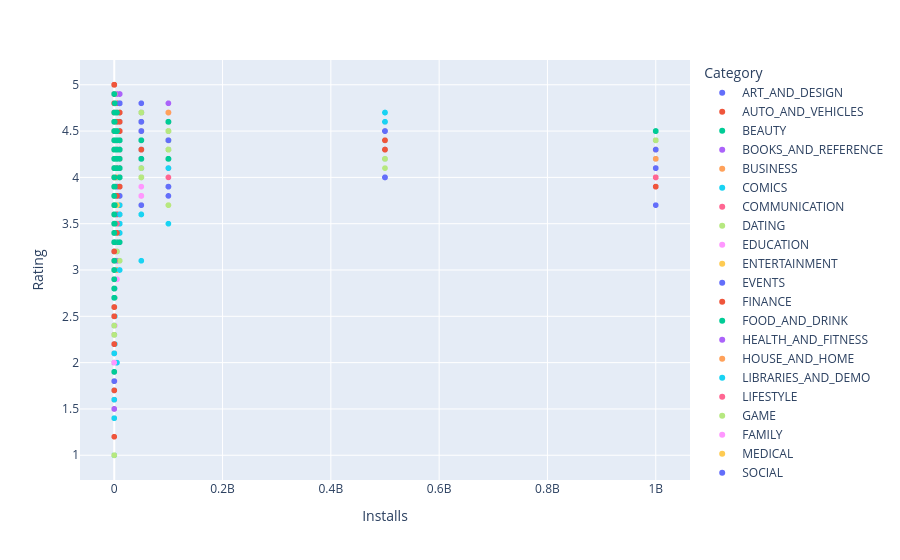

Here is the notebook cell this chart was saved with:
### Code cell
fig = px.scatter(
    apps,
    x="Installs",
    y="Rating",
    color="Category"
)

fig.show()

### Figure 1 — Plotly figure (JSON) as saved in the notebook; plotly's stock layout.template omitted (floating-point values rounded to 4 significant figures; data arrays with more than 128 entries replaced by an {"elided": "..."} marker saying what was removed)
{"data": [{"hovertemplate": "Category=ART_AND_DESIGN<br>Installs=%{x}<br>Rating=%{y}<extra></extra>", "legendgroup": "ART_AND_DESIGN", "marker": {"color": "#636efa", "symbol": "circle"}, "mode": "markers", "name": "ART_AND_DESIGN", "showlegend": true, "type": "scattergl", "x": [10000, 500000, 5000000, 50000000, 100000, 50000, 50000, 1000000, 1000000, 10000, 1000000, 1000000, 10000000, 100000, 100000, 5000, 500000, 10000, 5000000, 10000000, 100000, 100000, 500000, 50000, 10000, 500000, 100000, 10000, 100000, 100000, 50000, 100000, 100000, 10000, 100000, 500000, 5000000, 10000, 500000, 10000, 100000, 10000000, 100000, 10000, 10000000, 100000, 100000, 100000, 50000, 1000, 10000000, 100000, 5000, 10000, 1000, 100000, 5000, 1000, 5000, 50000, 10000, 100], "xaxis": "x", "y": [4.1, 3.9, 4.7, 4.5, 4.3, 4.4, 3.8, 4.1, 4.4, 4.7, 4.4, 4.4, 4.2, 4.6, 4.4, 3.2, 4.7, 4.5, 4.3, 4.6, 4.0, 4.1, 4.7, 4.7, 4.8, 4.7, 4.1, 3.9, 4.1, 4.2, 4.1, 4.5, 4.2, 4.7, 3.8, 4.7, 4.1, 4.7, 4.0, 4.2, 4.5, 4.4, 3.8, 4.2, 4.7, 4.6, 4.2, 4.3, 4.8, 4.4, 4.4, 4.7, 4.7, 4.8, 4.7, 3.4, 4.8, 4.0, 4.8, 4.2, 4.3, 5.0], "yaxis": "y"}, {"hovertemplate": "Category=AUTO_AND_VEHICLES<br>Installs=%{x}<br>Rating=%{y}<extra></extra>", "legendgroup": "AUTO_AND_VEHICLES", "marker": {"color": "#EF553B", "symbol": "circle"}, "mode": "markers", "name": "AUTO_AND_VEHICLES", "showlegend": true, "type": "scattergl", "x": [100000, 1000000, 100000, 1000000, 100000, 100000, 100000, 50000, 100000, 100000, 100000, 10000, 100000, 1000000, 100000, 100000, 10000, 50000, 5000000, 100000, 5000000, 5000000, 500000, 10000000, 100000, 500000, 50000, 100000, 1000000, 100000, 1000000, 50000, 1000000, 500000, 100000, 1000000, 1000000, 100000, 100000, 1000000, 100000, 100000, 1000000, 1000000, 1000000, 1000000, 500000, 500000, 100000, 1000, 50000, 10000, 100000, 1000, 1000, 500, 100000, 500, 10000, 100, 10000, 1000, 1000, 500, 10000000, 100, 5000, 1000, 100, 1000, 5000, 1000, 10000], "xaxis": "x", "y": [4.2, 4.0, 3.8, 4.6, 3.9, 4.3, 4.9, 4.4, 4.2, 4.0, 3.9, 4.6, 4.9, 4.3, 4.6, 4.9, 3.9, 4.0, 4.3, 3.9, 4.2, 4.8, 3.6, 4.2, 4.8, 4.8, 4.6, 4.5, 4.3, 4.5, 4.9, 3.9, 4.4, 4.0, 4.3, 3.7, 4.4, 4.3, 3.2, 4.6, 4.6, 4.5, 3.7, 4.6, 4.6, 4.6, 4.0, 4.4, 4.0, 4.9, 4.6, 4.5, 4.0, 4.4, 4.3, 4.8, 4.5, 4.8, 4.2, 3.5, 4.2, 4.0, 2.6, 4.2, 4.4, 4.0, 3.5, 3.2, 3.0, 3.1, 2.1, 3.9, 4.6], "yaxis": "y"}, {"hovertemplate": "Category=BEAUTY<br>Installs=%{x}<br>Rating=%{y}<extra></extra>", "legendgroup": "BEAUTY", "marker": {"color": "#00cc96", "symbol": "circle"}, "mode": "markers", "name": "BEAUTY", "showlegend": true, "type": "scattergl", "x": [500000, 1000000, 100000, 500000, 1000000, 500000, 100000, 1000000, 50000, 1000000, 10000, 1000000, 100000, 10000, 50000, 10000, 10000, 10000, 10000000, 500000, 1000000, 50000, 10000, 1000000, 500000, 500000, 10000, 5000, 100000, 5000, 100000, 10000, 1000000, 50000, 10000, 10000, 1000, 100, 5000000, 100, 5000, 100000], "xaxis": "x", "y": [4.7, 4.9, 4.7, 3.9, 3.9, 4.2, 4.6, 4.3, 4.7, 4.7, 4.8, 4.2, 4.3, 4.5, 4.1, 4.2, 4.5, 4.4, 4.0, 4.1, 4.1, 4.4, 4.6, 4.5, 3.9, 4.4, 4.6, 3.8, 4.0, 4.3, 4.5, 4.1, 3.7, 4.7, 4.2, 3.1, 4.0, 4.0, 4.5, 4.0, 4.7, 3.9], "yaxis": "y"}, {"hovertemplate": "Category=BOOKS_AND_REFERENCE<br>Installs=%{x}<br>Rating=%{y}<extra></extra>", "legendgroup": "BOOKS_AND_REFERENCE", "marker": {"color": "#ab63fa", "symbol": "circle"}, "mode": "markers", "name": "BOOKS_AND_REFERENCE", "showlegend": true, "type": "scattergl", "x": {"elided": "177 int values"}, "xaxis": "x", "y": {"elided": "177 float values"}, "yaxis": "y"}, {"hovertemplate": "Category=BUSINESS<br>Installs=%{x}<br>Rating=%{y}<extra></extra>", "legendgroup": "BUSINESS", "marker": {"color": "#FFA15A", "symbol": "circle"}, "mode": "markers", "name": "BUSINESS", "showlegend": true, "type": "scattergl", "x": {"elided": "270 int values"}, "xaxis": "x", "y": {"elided": "270 float values"}, "yaxis": "y"}, {"hovertemplate": "Category=COMICS<br>Installs=%{x}<br>Rating=%{y}<extra></extra>", "legendgroup": "COMICS", "marker": {"color": "#19d3f3", "symbol": "circle"}, "mode": "markers", "name": "COMICS", "showlegend": true, "type": "scattergl", "x": [10000000, 500000, 1000000, 500000, 50000, 50000, 50000, 1000000, 10000, 10000, 10000, 10000, 10000, 100000, 5000000, 100000, 1000000, 100000, 1000000, 1000000, 1000000, 1000000, 100000, 5000000, 100000, 10000, 10000, 5000, 500000, 1000000, 5000, 1000, 5000000, 10000, 50000, 1000000, 100000, 100000, 10000000, 50000, 100, 5000, 50000, 500000, 100000, 5000, 1000000, 1000000, 100000, 100000, 10000, 500000, 10000, 100000, 1000000, 5000000, 5000, 10000], "xaxis": "x", "y": [4.5, 4.6, 4.7, 4.7, 4.8, 3.9, 4.1, 4.4, 4.6, 4.5, 4.7, 4.4, 4.5, 3.9, 3.2, 3.2, 4.1, 4.5, 4.2, 4.2, 3.7, 4.5, 4.6, 4.5, 4.7, 4.4, 3.5, 3.3, 4.5, 4.4, 4.2, 5.0, 4.4, 4.7, 4.4, 4.4, 4.6, 4.4, 4.5, 3.7, 2.8, 3.3, 4.1, 3.3, 3.9, 4.0, 4.8, 3.0, 3.2, 3.5, 4.4, 3.8, 4.3, 3.8, 4.2, 4.1, 5.0, 3.4], "yaxis": "y"}, {"hovertemplate": "Category=COMMUNICATION<br>Installs=%{x}<br>Rating=%{y}<extra></extra>", "legendgroup": "COMMUNICATION", "marker": {"color": "#FF6692", "symbol": "circle"}, "mode": "markers", "name": "COMMUNICATION", "showlegend": true, "type": "scattergl", "x": {"elided": "307 int values"}, "xaxis": "x", "y": {"elided": "307 float values"}, "yaxis": "y"}, {"hovertemplate": "Category=DATING<br>Installs=%{x}<br>Rating=%{y}<extra></extra>", "legendgroup": "DATING", "marker": {"color": "#B6E880", "symbol": "circle"}, "mode": "markers", "name": "DATING", "showlegend": true, "type": "scattergl", "x": {"elided": "159 int values"}, "xaxis": "x", "y": {"elided": "159 float values"}, "yaxis": "y"}, {"hovertemplate": "Category=EDUCATION<br>Installs=%{x}<br>Rating=%{y}<extra></extra>", "legendgroup": "EDUCATION", "marker": {"color": "#FF97FF", "symbol": "circle"}, "mode": "markers", "name": "EDUCATION", "showlegend": true, "type": "scattergl", "x": {"elided": "129 int values"}, "xaxis": "x", "y": {"elided": "129 float values"}, "yaxis": "y"}, {"hovertemplate": "Category=ENTERTAINMENT<br>Installs=%{x}<br>Rating=%{y}<extra></extra>", "legendgroup": "ENTERTAINMENT", "marker": {"color": "#FECB52", "symbol": "circle"}, "mode": "markers", "name": "ENTERTAINMENT", "showlegend": true, "type": "scattergl", "x": [100000000, 1000000, 1000000, 10000000, 50000000, 10000000, 5000000, 5000000, 10000000, 5000000, 1000000000, 100000000, 5000000, 1000000, 5000000, 5000000, 1000000, 1000000, 10000000, 100000000, 5000000, 10000000, 1000000, 10000000, 50000000, 5000000, 10000000, 1000000, 10000000, 1000000, 10000000, 50000000, 1000000, 100000000, 50000000, 1000000, 5000000, 50000000, 100000000, 1000000, 100000, 1000000, 1000000, 10000000, 100000, 100000, 1000000, 100000000, 500000, 100000, 100000, 1000000, 1000000, 10000000, 1000000, 10000000, 10000000, 10000000, 50000, 1000000, 10000000, 1000000, 5000000, 1000000, 5000000, 1000000, 10000000, 10000000, 1000000, 1000000, 1000000, 1000000, 1000000, 100000000, 10000000, 10000000, 10000000, 500000, 5000000, 10000000, 500000, 1000000, 1000000, 1000000, 10000000, 1000000, 10000000, 10000000, 1000000, 100000000, 10000000, 1000000, 10000000, 10000000, 1000000, 100000, 1000000, 10000, 100000, 100000, 5000000, 100000, 100000, 1000000, 1000000, 1000000, 1000000, 10000000, 100000, 10000000, 10000000], "xaxis": "x", "y": [4.4, 4.0, 4.2, 4.3, 4.5, 3.5, 4.2, 3.1, 4.6, 4.2, 4.3, 4.3, 4.1, 3.8, 3.4, 4.3, 4.4, 4.4, 4.0, 3.7, 3.9, 4.5, 4.4, 4.3, 4.2, 4.2, 4.5, 4.7, 4.5, 4.5, 3.4, 4.2, 4.3, 4.2, 4.6, 4.1, 4.2, 4.2, 4.3, 4.4, 3.9, 4.1, 4.3, 4.6, 3.6, 4.3, 4.3, 4.2, 4.1, 4.1, 4.2, 3.9, 4.2, 3.7, 4.5, 3.7, 3.8, 4.3, 3.0, 4.1, 4.2, 4.1, 3.9, 4.0, 4.4, 4.2, 4.0, 3.9, 4.0, 4.2, 4.0, 4.3, 3.9, 4.4, 4.3, 3.7, 4.0, 4.5, 4.1, 4.5, 3.6, 3.8, 4.0, 3.7, 3.8, 3.7, 4.1, 3.7, 3.9, 4.4, 3.9, 3.9, 4.3, 4.1, 4.0, 3.9, 4.2, 4.3, 4.6, 4.3, 4.6, 4.5, 4.6, 3.9, 4.2, 4.4, 4.2, 4.3, 4.6, 4.3, 4.5], "yaxis": "y"}, {"hovertemplate": "Category=EVENTS<br>Installs=%{x}<br>Rating=%{y}<extra></extra>", "legendgroup": "EVENTS", "marker": {"color": "#636efa", "symbol": "circle"}, "mode": "markers", "name": "EVENTS", "showlegend": true, "type": "scattergl", "x": [100000, 5000000, 500000, 50000, 5000000, 1000000, 10000, 1000000, 100000, 1000000, 100000, 100000, 100000, 50000, 1000, 1000000, 10000, 500, 50000, 100000, 100000, 500, 100000, 100, 100000, 100000, 1000, 100000, 100, 50000, 100000, 1000, 500, 1000, 10000, 1000, 500, 5000, 100, 5000, 1000, 100, 500, 10, 500], "xaxis": "x", "y": [4.0, 4.0, 4.5, 4.5, 4.0, 4.0, 4.2, 4.4, 4.6, 4.6, 4.1, 4.6, 4.4, 4.6, 4.9, 4.5, 4.6, 4.7, 4.3, 4.2, 4.3, 5.0, 4.4, 5.0, 4.5, 4.5, 4.8, 4.4, 5.0, 3.7, 4.1, 4.8, 4.6, 4.8, 4.7, 4.0, 2.9, 4.1, 4.4, 3.8, 4.3, 5.0, 5.0, 5.0, 4.8], "yaxis": "y"}, {"hovertemplate": "Category=FINANCE<br>Installs=%{x}<br>Rating=%{y}<extra></extra>", "legendgroup": "FINANCE", "marker": {"color": "#EF553B", "symbol": "circle"}, "mode": "markers", "name": "FINANCE", "showlegend": true, "type": "scattergl", "x": {"elided": "317 int values"}, "xaxis": "x", "y": {"elided": "317 float values"}, "yaxis": "y"}, {"hovertemplate": "Category=FOOD_AND_DRINK<br>Installs=%{x}<br>Rating=%{y}<extra></extra>", "legendgroup": "FOOD_AND_DRINK", "marker": {"color": "#00cc96", "symbol": "circle"}, "mode": "markers", "name": "FOOD_AND_DRINK", "showlegend": true, "type": "scattergl", "x": [10000000, 10000000, 1000000, 100000, 1000000, 10000000, 1000000, 500000, 10000000, 500000, 50000, 1000000, 1000000, 1000000, 500000, 5000000, 1000000, 5000000, 1000000, 10000000, 100000, 10000000, 5000000, 5000000, 1000000, 10000000, 5000000, 1000000, 1000000, 1000000, 1000000, 100000, 100000, 1000000, 50000, 500000, 500000, 100000, 1000000, 1000000, 100000, 100000, 5000000, 500000, 100000, 1000000, 10000, 50000, 5000000, 10000, 50000, 1000000, 1000000, 10000000, 1000000, 1000000, 1000000, 5000000, 10000000, 10000000, 50000, 100000, 1000000, 1000000, 100000, 10000000, 100000, 1000000, 5000000, 10000000, 1000000, 5000000, 5000000, 10000000, 10000000, 5000000, 10000, 10000, 50000, 10000, 1000, 100, 100000, 500, 1000000, 50, 5000, 1000, 100000, 10000, 100000, 100000, 100, 1000000, 10000000, 500000, 100000, 1000000, 1000000, 1000000, 1000000, 100000, 10000000, 100000, 100000, 10000], "xaxis": "x", "y": [3.6, 4.1, 4.6, 4.7, 4.7, 4.7, 4.7, 4.1, 3.4, 3.8, 3.7, 4.2, 3.1, 3.5, 4.7, 4.5, 4.2, 4.3, 4.0, 4.5, 4.6, 4.7, 4.1, 4.3, 3.8, 4.4, 4.3, 4.2, 4.3, 3.8, 4.3, 3.7, 4.5, 3.6, 4.8, 3.3, 4.7, 4.6, 4.6, 3.4, 4.6, 4.0, 4.1, 4.5, 4.4, 4.5, 4.0, 4.1, 4.5, 4.6, 4.1, 4.5, 4.6, 4.5, 4.3, 3.6, 4.4, 4.6, 4.1, 4.3, 3.9, 4.1, 4.3, 4.7, 4.6, 4.4, 4.2, 4.5, 4.3, 4.2, 4.5, 4.5, 4.3, 4.0, 4.3, 4.3, 2.9, 1.8, 4.4, 3.7, 1.7, 5.0, 4.5, 4.5, 4.7, 5.0, 4.8, 3.7, 3.8, 3.3, 3.6, 4.1, 4.6, 4.3, 3.6, 4.5, 3.1, 3.4, 4.2, 3.8, 4.2, 4.2, 4.5, 4.4, 4.0, 4.6], "yaxis": "y"}, {"hovertemplate": "Category=HEALTH_AND_FITNESS<br>Installs=%{x}<br>Rating=%{y}<extra></extra>", "legendgroup": "HEALTH_AND_FITNESS", "marker": {"color": "#ab63fa", "symbol": "circle"}, "mode": "markers", "name": "HEALTH_AND_FITNESS", "showlegend": true, "type": "scattergl", "x": {"elided": "262 int values"}, "xaxis": "x", "y": {"elided": "262 float values"}, "yaxis": "y"}, {"hovertemplate": "Category=HOUSE_AND_HOME<br>Installs=%{x}<br>Rating=%{y}<extra></extra>", "legendgroup": "HOUSE_AND_HOME", "marker": {"color": "#FFA15A", "symbol": "circle"}, "mode": "markers", "name": "HOUSE_AND_HOME", "showlegend": true, "type": "scattergl", "x": [10000000, 100000, 1000000, 10000000, 5000000, 1000000, 1000000, 1000000, 10000000, 10000000, 500000, 100000, 1000000, 1000000, 1000000, 1000000, 1000000, 100000, 5000000, 1000000, 1000000, 1000000, 5000000, 10000, 100000, 500000, 1000000, 100000, 1000000, 100000, 1000000, 500000, 500000, 5000000, 500000, 100000, 10000, 50000, 100000, 100000, 1000000, 100000, 500000, 1000000, 50000, 10000000, 1000000, 500000, 1000000, 1000000, 500000, 500000, 1000000, 5000000, 10000000, 50000, 1000, 10000000, 100000, 50000, 1000000, 100000, 100000, 10000, 50000, 1000, 1000000, 1000000], "xaxis": "x", "y": [4.5, 4.8, 4.2, 4.5, 4.1, 4.1, 4.0, 4.3, 4.5, 4.6, 3.7, 3.7, 4.2, 4.5, 4.3, 3.9, 4.6, 4.3, 4.4, 4.6, 4.5, 3.8, 4.4, 4.7, 3.4, 4.3, 4.3, 4.0, 4.0, 3.8, 4.3, 3.6, 3.8, 4.5, 4.6, 4.5, 4.7, 4.3, 3.7, 4.2, 3.4, 3.9, 4.0, 4.0, 4.0, 4.6, 4.0, 4.1, 3.9, 4.4, 4.4, 4.3, 4.2, 4.4, 4.6, 4.1, 4.5, 4.0, 3.4, 4.5, 3.8, 3.8, 4.2, 4.4, 4.1, 2.8, 4.3, 3.9], "yaxis": "y"}, {"hovertemplate": "Category=LIBRARIES_AND_DEMO<br>Installs=%{x}<br>Rating=%{y}<extra></extra>", "legendgroup": "LIBRARIES_AND_DEMO", "marker": {"color": "#19d3f3", "symbol": "circle"}, "mode": "markers", "name": "LIBRARIES_AND_DEMO", "showlegend": true, "type": "scattergl", "x": [50000, 10000, 100000, 100000, 5000000, 50000, 10000000, 1000, 100000, 50000, 100000, 50000, 100000, 50000, 50000, 100000, 10000000, 10000, 500000, 5000000, 100000, 1000000, 10000, 1000000, 1000, 500000, 1000000, 100000, 1000000, 1000000, 500000, 500000, 100000, 500000, 1000000, 100000, 10000, 1000000, 10000, 10000, 5000, 1000, 10000, 10000, 1000, 5000, 10000, 5000, 5000, 10000, 1000, 5000, 1000, 10000, 1000, 10000, 10000, 10000, 5000, 10000000, 1000, 5000, 1000000, 100000, 10000000], "xaxis": "x", "y": [3.9, 4.4, 4.6, 4.1, 3.8, 4.6, 3.5, 4.7, 4.3, 4.5, 4.4, 3.4, 4.3, 4.3, 4.6, 4.6, 4.2, 4.6, 4.4, 3.9, 4.5, 3.8, 4.3, 3.7, 5.0, 3.2, 4.5, 4.7, 4.0, 4.1, 3.8, 4.7, 4.5, 4.2, 4.1, 3.1, 4.3, 4.2, 4.2, 4.1, 4.0, 4.4, 3.9, 4.2, 4.0, 4.0, 4.1, 4.4, 4.0, 3.9, 3.6, 4.4, 4.3, 4.1, 3.8, 4.1, 3.7, 3.9, 4.4, 4.2, 5.0, 4.5, 4.2, 4.1, 4.3], "yaxis": "y"}, {"hovertemplate": "Category=LIFESTYLE<br>Installs=%{x}<br>Rating=%{y}<extra></extra>", "legendgroup": "LIFESTYLE", "marker": {"color": "#FF6692", "symbol": "circle"}, "mode": "markers", "name": "LIFESTYLE", "showlegend": true, "type": "scattergl", "x": {"elided": "305 int values"}, "xaxis": "x", "y": {"elided": "305 float values"}, "yaxis": "y"}, {"hovertemplate": "Category=GAME<br>Installs=%{x}<br>Rating=%{y}<extra></extra>", "legendgroup": "GAME", "marker": {"color": "#B6E880", "symbol": "circle"}, "mode": "markers", "name": "GAME", "showlegend": true, "type": "scattergl", "x": {"elided": "1074 int values"}, "xaxis": "x", "y": {"elided": "1074 float values"}, "yaxis": "y"}, {"hovertemplate": "Category=FAMILY<br>Installs=%{x}<br>Rating=%{y}<extra></extra>", "legendgroup": "FAMILY", "marker": {"color": "#FF97FF", "symbol": "circle"}, "mode": "markers", "name": "FAMILY", "showlegend": true, "type": "scattergl", "x": {"elided": "1718 int values"}, "xaxis": "x", "y": {"elided": "1718 float values"}, "yaxis": "y"}, {"hovertemplate": "Category=MEDICAL<br>Installs=%{x}<br>Rating=%{y}<extra></extra>", "legendgroup": "MEDICAL", "marker": {"color": "#FECB52", "symbol": "circle"}, "mode": "markers", "name": "MEDICAL", "showlegend": true, "type": "scattergl", "x": {"elided": "302 int values"}, "xaxis": "x", "y": {"elided": "302 float values"}, "yaxis": "y"}, {"hovertemplate": "Category=SOCIAL<br>Installs=%{x}<br>Rating=%{y}<extra></extra>", "legendgroup": "SOCIAL", "marker": {"color": "#636efa", "symbol": "circle"}, "mode": "markers", "name": "SOCIAL", "showlegend": true, "type": "scattergl", "x": {"elided": "244 int values"}, "xaxis": "x", "y": {"elided": "244 float values"}, "yaxis": "y"}, {"hovertemplate": "Category=SHOPPING<br>Installs=%{x}<br>Rating=%{y}<extra></extra>", "legendgroup": "SHOPPING", "marker": {"color": "#EF553B", "symbol": "circle"}, "mode": "markers", "name": "SHOPPING", "showlegend": true, "type": "scattergl", "x": {"elided": "202 int values"}, "xaxis": "x", "y": {"elided": "202 float values"}, "yaxis": "y"}, {"hovertemplate": "Category=PHOTOGRAPHY<br>Installs=%{x}<br>Rating=%{y}<extra></extra>", "legendgroup": "PHOTOGRAPHY", "marker": {"color": "#00cc96", "symbol": "circle"}, "mode": "markers", "name": "PHOTOGRAPHY", "showlegend": true, "type": "scattergl", "x": {"elided": "304 int values"}, "xaxis": "x", "y": {"elided": "304 float values"}, "yaxis": "y"}, {"hovertemplate": "Category=SPORTS<br>Installs=%{x}<br>Rating=%{y}<extra></extra>", "legendgroup": "SPORTS", "marker": {"color": "#ab63fa", "symbol": "circle"}, "mode": "markers", "name": "SPORTS", "showlegend": true, "type": "scattergl", "x": {"elided": "286 int values"}, "xaxis": "x", "y": {"elided": "286 float values"}, "yaxis": "y"}, {"hovertemplate": "Category=TRAVEL_AND_LOCAL<br>Installs=%{x}<br>Rating=%{y}<extra></extra>", "legendgroup": "TRAVEL_AND_LOCAL", "marker": {"color": "#FFA15A", "symbol": "circle"}, "mode": "markers", "name": "TRAVEL_AND_LOCAL", "showlegend": true, "type": "scattergl", "x": {"elided": "205 int values"}, "xaxis": "x", "y": {"elided": "205 float values"}, "yaxis": "y"}, {"hovertemplate": "Category=TOOLS<br>Installs=%{x}<br>Rating=%{y}<extra></extra>", "legendgroup": "TOOLS", "marker": {"color": "#19d3f3", "symbol": "circle"}, "mode": "markers", "name": "TOOLS", "showlegend": true, "type": "scattergl", "x": {"elided": "734 int values"}, "xaxis": "x", "y": {"elided": "734 float values"}, "yaxis": "y"}, {"hovertemplate": "Category=PERSONALIZATION<br>Installs=%{x}<br>Rating=%{y}<extra></extra>", "legendgroup": "PERSONALIZATION", "marker": {"color": "#FF6692", "symbol": "circle"}, "mode": "markers", "name": "PERSONALIZATION", "showlegend": true, "type": "scattergl", "x": {"elided": "310 int values"}, "xaxis": "x", "y": {"elided": "310 float values"}, "yaxis": "y"}, {"hovertemplate": "Category=PRODUCTIVITY<br>Installs=%{x}<br>Rating=%{y}<extra></extra>", "legendgroup": "PRODUCTIVITY", "marker": {"color": "#B6E880", "symbol": "circle"}, "mode": "markers", "name": "PRODUCTIVITY", "showlegend": true, "type": "scattergl", "x": {"elided": "334 int values"}, "xaxis": "x", "y": {"elided": "334 float values"}, "yaxis": "y"}, {"hovertemplate": "Category=PARENTING<br>Installs=%{x}<br>Rating=%{y}<extra></extra>", "legendgroup": "PARENTING", "marker": {"color": "#FF97FF", "symbol": "circle"}, "mode": "markers", "name": "PARENTING", "showlegend": true, "type": "scattergl", "x": [10000, 5000000, 1000000, 100000, 10000, 1000000, 50000, 100000, 1000000, 10000, 1000000, 1000000, 10000, 50000, 10000, 50000, 1000000, 500000, 100000, 100000, 100000, 100000, 1000000, 5000, 500000, 100000, 10000, 500000, 10000, 100000, 1000000, 100000, 100000, 100000, 1000000, 1000000, 100000, 1000000, 100000, 10000, 1000000, 10000, 10000, 50000, 1000000, 10000000, 10000, 100, 10, 1000], "xaxis": "x", "y": [4.5, 3.9, 3.8, 4.6, 4.7, 4.0, 4.7, 4.1, 3.7, 4.1, 3.7, 4.6, 4.4, 4.6, 4.1, 4.4, 4.7, 4.4, 4.8, 4.0, 4.9, 4.8, 4.4, 4.7, 4.2, 4.6, 4.6, 4.5, 4.6, 4.1, 3.8, 4.8, 4.8, 4.5, 4.0, 4.4, 4.7, 3.9, 4.4, 4.4, 4.5, 3.1, 4.2, 4.7, 4.3, 4.7, 3.5, 2.0, 5.0, 4.1], "yaxis": "y"}, {"hovertemplate": "Category=WEATHER<br>Installs=%{x}<br>Rating=%{y}<extra></extra>", "legendgroup": "WEATHER", "marker": {"color": "#FECB52", "symbol": "circle"}, "mode": "markers", "name": "WEATHER", "showlegend": true, "type": "scattergl", "x": [50000000, 1000000, 50000000, 10000, 10000000, 1000000, 10000000, 1000000, 1000000, 1000000, 10000000, 5000000, 500000, 10000000, 1000000, 5000000, 5000000, 1000000, 10000000, 5000000, 1000000, 5000000, 1000000, 50000000, 1000000, 100000, 10000000, 1000000, 10000000, 500000, 1000000, 10000000, 100000, 1000000, 500000, 500000, 5000000, 100000, 1000000, 100000, 500000, 500, 5000, 50000000, 10000, 100000, 50000, 50000000, 100000, 10000000, 1000000, 10000, 5000000, 100000, 1000000, 100000, 1000000, 10000000, 1000000, 100000, 100000, 100000, 100000, 1000000, 10000000, 5000000, 100000, 500000, 500000, 1000000, 1000000, 10000, 1000, 100000, 100000], "xaxis": "x", "y": [4.4, 4.8, 4.4, 4.8, 4.5, 4.7, 4.5, 3.5, 4.4, 4.3, 4.4, 4.2, 4.6, 4.4, 4.4, 3.9, 4.3, 4.5, 4.2, 3.7, 4.2, 3.9, 3.6, 4.5, 4.3, 4.3, 4.2, 4.6, 4.5, 4.5, 4.2, 3.9, 4.8, 3.8, 4.5, 4.5, 4.2, 4.0, 4.2, 4.4, 4.5, 3.8, 4.2, 4.4, 4.5, 4.5, 4.5, 4.4, 4.0, 4.4, 4.2, 3.3, 4.5, 4.4, 4.7, 4.6, 4.0, 4.2, 3.7, 3.9, 3.7, 4.7, 4.1, 4.4, 4.4, 4.2, 3.5, 4.2, 4.2, 4.2, 4.2, 3.8, 3.8, 4.4, 3.8], "yaxis": "y"}, {"hovertemplate": "Category=VIDEO_PLAYERS<br>Installs=%{x}<br>Rating=%{y}<extra></extra>", "legendgroup": "VIDEO_PLAYERS", "marker": {"color": "#636efa", "symbol": "circle"}, "mode": "markers", "name": "VIDEO_PLAYERS", "showlegend": true, "type": "scattergl", "x": {"elided": "160 int values"}, "xaxis": "x", "y": {"elided": "160 float values"}, "yaxis": "y"}, {"hovertemplate": "Category=NEWS_AND_MAGAZINES<br>Installs=%{x}<br>Rating=%{y}<extra></extra>", "legendgroup": "NEWS_AND_MAGAZINES", "marker": {"color": "#EF553B", "symbol": "circle"}, "mode": "markers", "name": "NEWS_AND_MAGAZINES", "showlegend": true, "type": "scattergl", "x": {"elided": "214 int values"}, "xaxis": "x", "y": {"elided": "214 float values"}, "yaxis": "y"}, {"hovertemplate": "Category=MAPS_AND_NAVIGATION<br>Installs=%{x}<br>Rating=%{y}<extra></extra>", "legendgroup": "MAPS_AND_NAVIGATION", "marker": {"color": "#00cc96", "symbol": "circle"}, "mode": "markers", "name": "MAPS_AND_NAVIGATION", "showlegend": true, "type": "scattergl", "x": [100000000, 5000000, 10000000, 10000000, 5000000, 5000000, 1000000, 100000000, 50000000, 500000, 10000000, 1000000, 1000000, 1000000, 10000000, 1000000, 100000, 5000000, 5000000, 5000000, 5000000, 1000000, 1000000, 1000000, 1000000, 100000, 100000, 1000000, 1000000, 5000000, 1000000, 1000000, 5000000, 1000000, 1000000, 5000000, 1000000, 5000000, 1000000, 1000000, 10000000, 100000, 5000000, 1000000, 1000000, 10000000, 50000, 1000000, 1000000, 5000000, 5000, 1000, 10000, 10000, 5000, 10000000, 5000, 100000000, 10000, 100000, 100000000, 1000000, 10000000, 10000, 5000000, 100000, 100, 50000000, 1000, 10000, 1000, 50, 100000, 1000, 10000, 10, 10000000, 5000000, 5000, 50000, 10000, 100, 1000, 100000, 10000, 10000, 100000, 100000, 100000, 100, 10000, 1000000, 5000, 10000000, 500000, 10000, 10000, 50000, 10000, 5000000, 500000, 5000000, 10000, 5000, 100000, 1000000, 100, 10000000, 1000000, 50000, 100000, 50000, 1000, 1000, 5000, 10000, 1000, 100, 1000, 1000, 10000, 1000, 1000, 10000], "xaxis": "x", "y": [4.6, 4.2, 4.1, 4.4, 4.4, 4.2, 4.5, 4.2, 4.4, 4.4, 4.0, 4.3, 4.4, 4.2, 4.3, 4.1, 4.4, 4.3, 4.4, 4.2, 4.7, 4.3, 4.5, 3.7, 4.3, 4.2, 4.1, 4.5, 4.8, 4.3, 4.7, 4.3, 4.2, 3.7, 4.6, 4.5, 4.3, 4.5, 4.2, 4.2, 4.3, 4.3, 4.4, 3.7, 4.4, 4.4, 4.2, 3.5, 4.2, 4.2, 3.3, 4.1, 3.7, 3.8, 4.4, 3.3, 3.8, 4.2, 3.9, 4.4, 4.6, 4.2, 4.4, 2.8, 4.2, 4.5, 4.9, 4.2, 3.0, 3.9, 4.9, 4.5, 3.1, 3.9, 4.2, 3.5, 4.1, 4.2, 3.0, 3.3, 2.7, 4.3, 4.5, 4.6, 4.2, 3.4, 3.4, 4.6, 3.6, 3.3, 3.9, 4.5, 2.9, 4.0, 3.9, 1.9, 3.7, 3.6, 3.4, 4.1, 4.3, 4.5, 4.1, 4.3, 2.8, 3.9, 4.6, 4.2, 4.2, 4.6, 4.7, 4.3, 2.8, 3.6, 3.5, 3.8, 3.5, 4.5, 3.4, 3.7, 4.2, 3.6, 4.0, 4.3], "yaxis": "y"}], "layout": {"legend": {"title": {"text": "Category"}, "tracegroupgap": 0}, "margin": {"t": 60}, "xaxis": {"anchor": "y", "domain": [0, 1], "title": {"text": "Installs"}}, "yaxis": {"anchor": "x", "domain": [0, 1], "title": {"text": "Rating"}}}}
